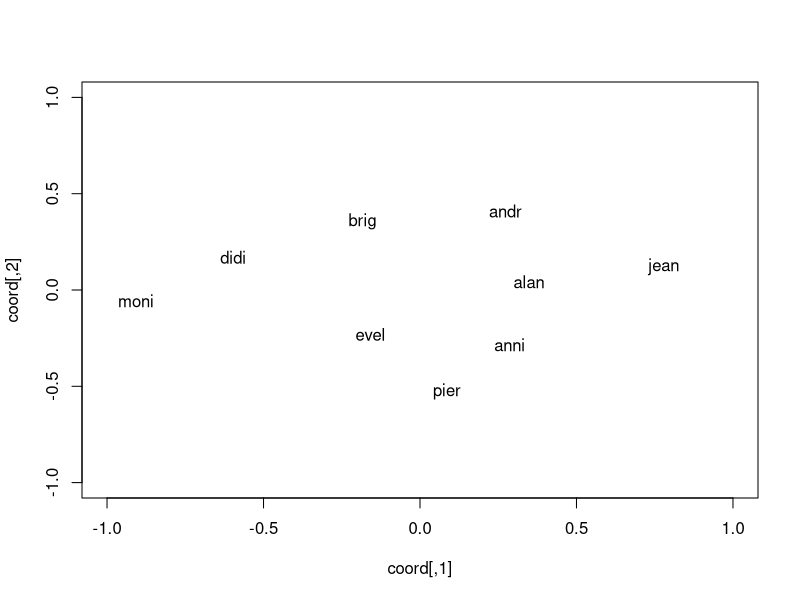

Generate this figure with R:
## ---- chunk 1
knitr::opts_chunk$set(echo = TRUE)
## ---- chunk 2
X = read.table(text = "Etudiant & Math & Phys & Fran & Angl
jean &  6.00 &  6.00 &  5.00 &  5.50
alan &  8.00 &  8.00 &  8.00 &  8.00
anni &  6.00 &  7.00 & 11.00 &  9.50
moni & 14.50 & 14.50 & 15.50 & 15.00
didi & 14.00 & 14.00 & 12.00 & 12.50
andr & 11.00 & 10.00 &  5.50 &  7.00
pier &  5.50 &  7.00 & 14.00 & 11.50
brig & 13.00 & 12.50 &  8.50 &  9.50
evel &  9.00 &  9.50 & 12.50 & 12.00", sep = "&", header = T, row.names = 1)
knitr::kable(X, row.names = T)
## ---- chunk 3
Ip = diag(ncol(X))
Un = rep(1, nrow(X))
D = diag(nrow(X)) * 1/nrow(X)
Mc = Ip
Mr = diag(1 / apply(X, 2, sd))
## ---- chunk 4
g = t(X) %*% D %*% Un
print(g)
print(apply(X, 2, mean))
## ---- chunk 5
Y = X - Un %*% t(g)
print(Y)
print(scale(X, scale = FALSE))
## ---- chunk 6
V = t(X) %*% D %*% as.matrix(X) - g %*% t(g)
print(V)
print(t(Y) %*% D %*% as.matrix(Y))
print(cov(X) * (nrow(X) - 1) / nrow(X))
## ---- chunk 7
R = Mr %*% V %*% Mr * (nrow(X) / (nrow(X) - 1))
print(R)
print(cor(X))
## ---- chunk 8
Z = as.matrix(Y) %*% Mr
print(Z)
print(scale(X))
## ---- chunk 9
Inertie = sum(diag(Mr %*% V %*% Mr)) * (nrow(X) / (nrow(X) - 1))
print(Inertie)
print(sum(diag(R)))
## ---- chunk 10
vp = eigen(R)
print(vp)
print(sum(vp$values))
print(sum(vp$values[1:2]) / sum(vp$values))
## ---- chunk 11
coord = Z %*% Mr %*% vp$vectors
print(coord)
plot(coord, xlim = c(-1, 1), ylim = c(-1, 1), pch = "")
text(coord, labels = rownames(X))
